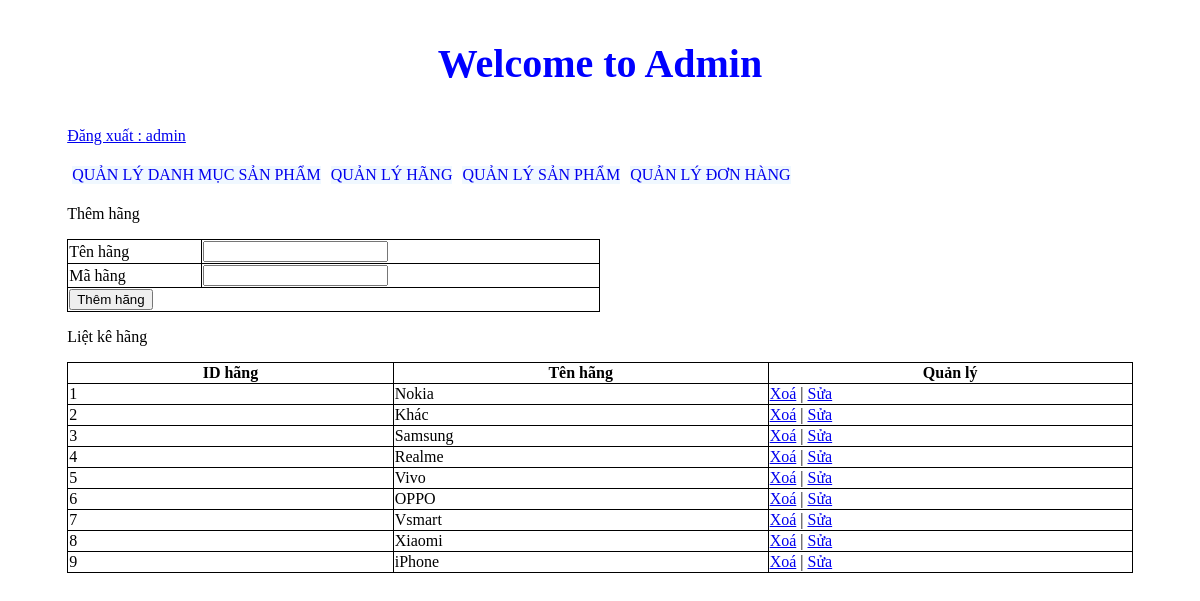
The app's page /admincp/index.php?action=quanlyhang&query=them (signed in) with its own data.
### tables this page shows
CREATE TABLE `tbl_hang` (
  `id_hang` int(11) NOT NULL,
  `tenhang` varchar(50) NOT NULL,
  `mahang` varchar(5) NOT NULL
);

### admincp/modules/quanlyhang/lietke.php (the view)
<?php
	$sql_lietke_hang = "SELECT * FROM tbl_hang ORDER BY mahang DESC";
	$query_lietke_hang = mysqli_query($mysqli,$sql_lietke_hang);
?>
<p>Liệt kê hãng</p>
<table border='1' style="width:100%" style="border-collapse:collapse">
  <tr>
  	<th>ID hãng</th>
    <th>Tên hãng</th>
  	<th>Quản lý</th>
  </tr>
  <?php
  $i = 0;
  while($row = mysqli_fetch_array($query_lietke_hang)){
  	$i++;
  ?>
  <tr>
  	<td><?php echo $i ?></td>
    <td><?php echo $row['tenhang'] ?></td>
   	<td>
   		<a href="modules/quanlyhang/xuly.php?iddanhmuc=<?php echo $row['id_hang'] ?>">Xoá</a> | <a href="?action=quanlyhang&query=sua&idhang=<?php echo $row['id_hang'] ?>">Sửa</a>
   	</td>
  </tr>
  <?php
  }
  ?>
</table>

### admincp/css/styleadmincp.css (style rules this page uses)
table, th, td { border: 1px solid black; border-collapse: collapse; }

### records on screen
tbl_hang: tenhang "Nokia"
tbl_hang: tenhang "Khác"
tbl_hang: tenhang "Samsung"
tbl_hang: tenhang "Realme"
tbl_hang: tenhang "Vivo"
tbl_hang: tenhang "OPPO"
tbl_hang: tenhang "Vsmart"
tbl_hang: tenhang "Xiaomi"
tbl_hang: tenhang "iPhone"

### other values on screen
$_SESSION['dangnhap'] "admin"
